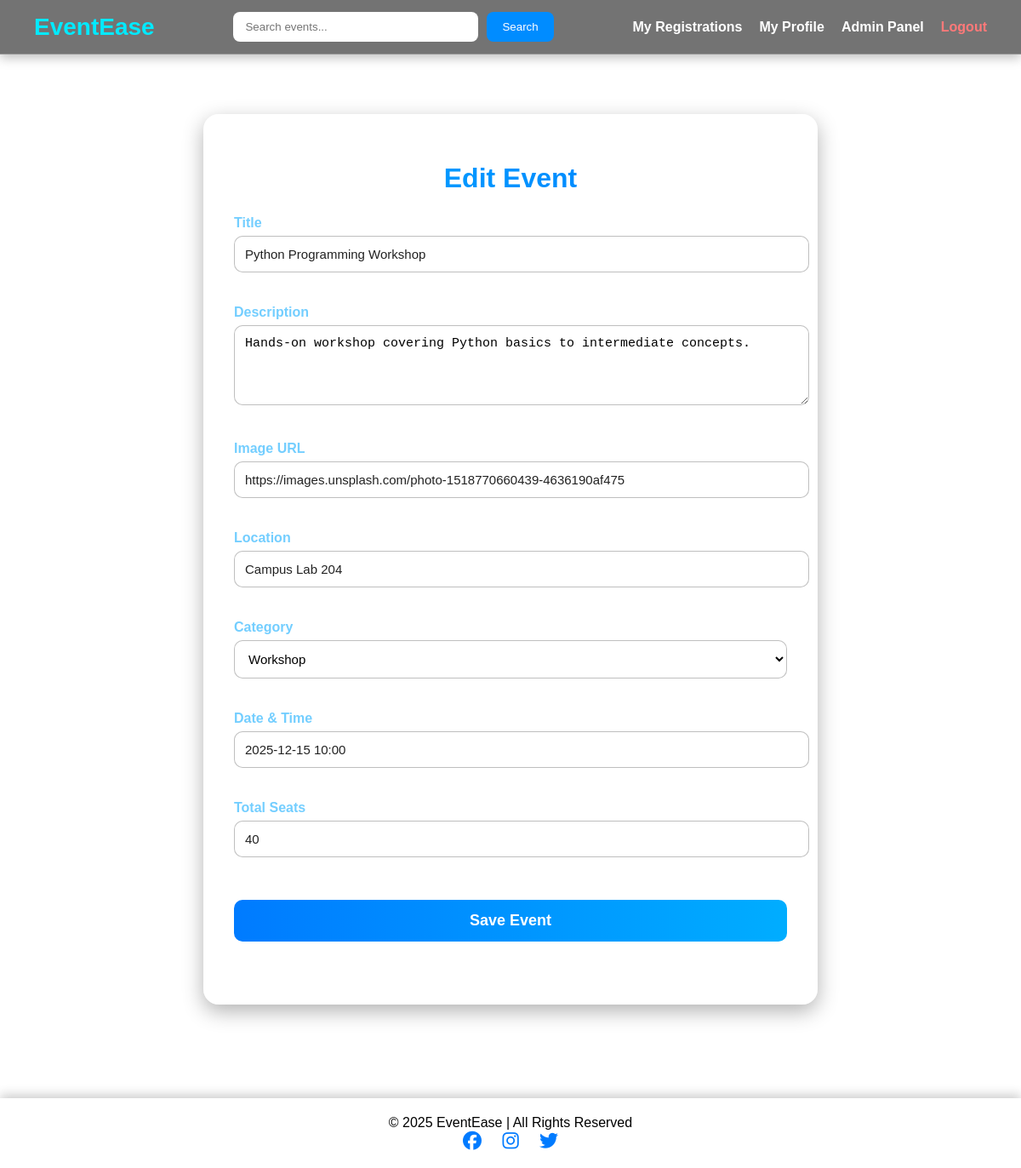
Page /admin/events/2/edit (signed in) on the committed database.
### tables this page shows
CREATE TABLE events (
            id INTEGER PRIMARY KEY AUTOINCREMENT,
            title TEXT NOT NULL,
            description TEXT,
            location TEXT,
            date_time TEXT NOT NULL,
            seats_total INTEGER NOT NULL,
            seats_taken INTEGER NOT NULL DEFAULT 0
        , category TEXT, image_url TEXT);

### app.py (the view, shortened to what this page needs)
@app.route("/admin/events/<int:event_id>/edit", methods=["GET", "POST"])
@admin_required
def admin_edit_event(event_id):
    db = get_db()
    cur = db.execute("SELECT * FROM events WHERE id = ?", (event_id,))
    event = cur.fetchone()
    if event is None:
        flash("Event not found.", "danger")
        return redirect(url_for("admin_events"))
    return render_template("admin_event_form.html", event=event, user=current_user())

### app.py (called while the page is built)
def get_db():
    if "db" not in g:
        g.db = sqlite3.connect(DATABASE)
        g.db.row_factory = sqlite3.Row
    return g.db

def current_user():
    user_id = session.get("user_id")
    if not user_id:
        return None
    db = get_db()
    cur = db.execute("SELECT * FROM users WHERE id = ?", (user_id,))
    return cur.fetchone()

def admin_required(view_func):
    from functools import wraps
    @wraps(view_func)
    def wrapped_view(**kwargs):
        user = current_user()
        if not user or user["is_admin"] != 1:
            flash("Admin access required.", "danger")
            return redirect(url_for("index"))
        return view_func(**kwargs)
    return wrapped_view

### templates/admin_event_form.html (shortened to what this page needs)
{% extends "layout.html" %}
{% if event %}
    {% set page_title = "Edit Event" %}
{% else %}
    {% set page_title = "Create Event" %}
{% endif %}
{% block content %}
<div class="admin-form-wrapper">
    <div class="admin-form-card">
        <h1 class="admin-form-title">{{ page_title }}</h1>
        <form method="post" class="premium-admin-form">
            <div class="input-group">
                <label>Title</label>
                <input type="text" name="title" required
                       value="{{ event['title'] if event else '' }}">
            </div>
            <div class="input-group">
                <label>Description</label>
                <textarea name="description" rows="4">{{ event['description'] if event else '' }}</textarea>
            </div>
            <div class="input-group">
                <label>Image URL</label>
                <input type="text" name="image_url" placeholder="Paste image link here"
                       value="{{ event.image_url if event else '' }}">
            </div>
            <div class="input-group">
                <label>Location</label>
                <input type="text" name="location"
                       value="{{ event['location'] if event else '' }}">
            </div>
            <div class="input-group">
                <label>Category</label>
                <select name="category" required>
                    <option value="Workshop" {% if event and event['category'] == "Workshop" %}selected{% endif %}>Workshop</option>
                </select>
            </div>
            <div class="input-group">
                <label>Date & Time</label>
                <input type="text" name="date_time"
                       placeholder="e.g. 2025-12-10 18:00"
                       value="{{ event['date_time'] if event else '' }}" required>
            </div>
            <div class="input-group">
                <label>Total Seats</label>
                <input type="number" name="seats_total" min="1"
                       value="{{ event['seats_total'] if event else '10' }}" required>
            </div>
            <button type="submit" class="admin-save-btn">Save Event</button>
        </form>
        <a href="{{ url_for('admin_events') }}" class="admin-back-link">← Back to Events</a>
    </div>
</div>
{% endblock %}

### static/style.css (style rules this page uses)
body { margin: 0; font-family: Arial, sans-serif; overflow-x: hidden; }
.input-group { margin-bottom: 20px; }
.input-group label { font-weight: bold; color: #abd7ff; display: block; margin-bottom: 6px; }
.input-group input { width: 100%; padding: 12px; border-radius: 10px; border: 1px solid rgba(0,0,0,0.25); outline: none; font-size: 16px; background: rgba(255,255,255,0.95); color: #222; }
.input-group input::placeholder { color: #666; }
.admin-form-wrapper { display: flex; justify-content: center; padding: 40px 20px; }
.admin-form-card { width: 95%; max-width: 650px; padding: 35px; background: rgba(255,255,255,0.15); border-radius: 18px; backdrop-filter: blur(18px); -webkit-backdrop-filter: blur(18px); box-shadow: 0 8px 25px rgba(0,0,0,0.3); border: 1px solid rgba(255,255,255,0.4); animation: fadeIn 0.7s ease; }
.admin-form-title { font-size: 32px; font-weight: 800; text-align: center; margin-bottom: 25px; background: linear-gradient(90deg,#00aaff,#007bff); -webkit-background-clip: text; -webkit-text-fill-color: transparent; }
.premium-admin-form { display: flex; flex-direction: column; gap: 18px; }
.input-group label { font-weight: bold; color: #73ceff; margin-bottom: 6px; }
.premium-admin-form input, .premium-admin-form select, .premium-admin-form textarea { width: 100%; padding: 12px; border-radius: 10px; border: 1px solid rgba(0,0,0,0.25); background: rgba(255,255,255,0.9); font-size: 15px; }
.admin-save-btn { margin-top: 12px; padding: 14px; border: none; border-radius: 10px; background: linear-gradient(90deg,#007bff,#00c6ff,#007bff); background-size: 300%; animation: gradientFlow 5s infinite linear; color: white; font-size: 18px; font-weight: bold; cursor: pointer; transition: 0.3s ease; }
.admin-back-link { display: inline-block; margin-top: 20px; color: #ffffff; font-weight: bold; text-decoration: none; transition: 0.3s ease; }

### rows in the picture
events: title "Python Programming Workshop", description "Hands-on workshop covering Python basics to intermediate concepts.", image_url "https://images.unsplash.com/photo-1518770660439-4636190af475", location "Campus Lab 204", category "Workshop", date_time "2025-12-15 10:00", seats_total "40"

### other values in the picture
{{ page_title }} "Edit Event"
